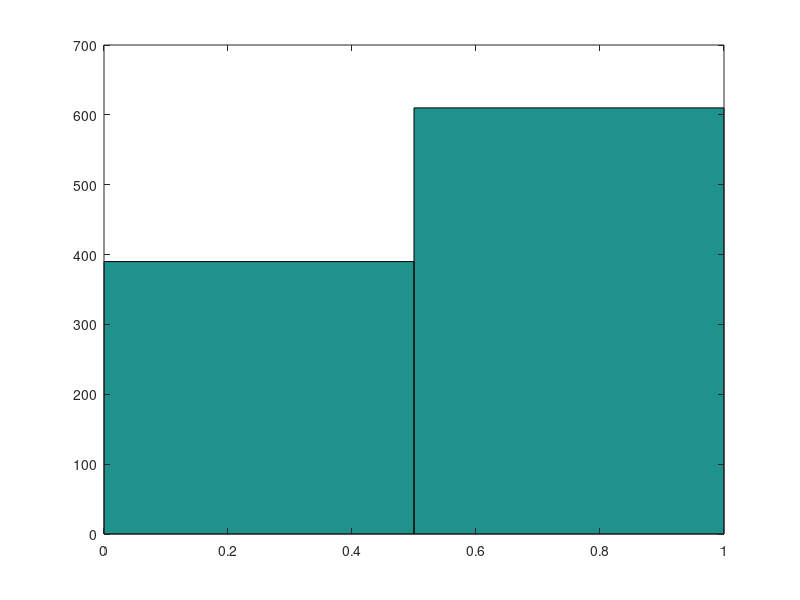

This chart was generated by the following MATLAB code:
%Generate array of uniformly distributed random numbers
r=rand(1000,1)
hist(rand(100000,1))

%I'm not sure how we should check the central limit theorem as specified in
%the instruction

%now to assign the heads or tails to each outcome
seq = zeros(1000,1);
for i=1:length(seq)
    if r(i)< 0.6
        seq(i) = 1;
    end 
end
seq
hist(seq,2)
        

